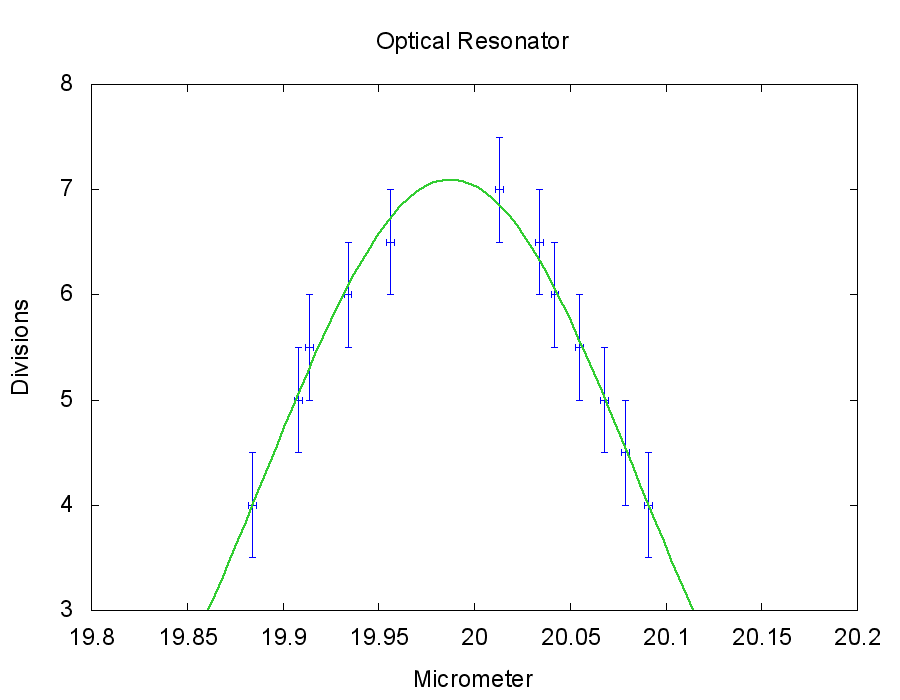

The script that drew this image:
# optcial resonator

reset

set terminal png nocrop enhanced size 900,700 font 'arial,18'
set out 'optical_res.png'

set title 'Optical Resonator'
set ylabel "Divisions"
set xlabel "Micrometer"

set xr[19.8:20.2]
set yr[3:8]

set key off
#set grid

# Gaussian with 2 in numerator for better data
h(x) = A4*exp(-2.0*((x-o4)/s4)**2)+c4
A4=7.5;# height
o4=20;# peak center
c4=3;# continuum
s4=0.2;# width
fit h(x) 'resonator.dat' u 1:2:3 via A4,o4,s4,c4

#plot 'resonator.dat' u 1:2:3 pt 1 lc rgb '#0000FF' ps 1 t 'Data' w yerrorbars
plot 'resonator.dat' u 1:2:4:3 pt 1 lc rgb '#0000FF' ps 1 t 'Data' w xyerrorbars, \
	h(x) lw 2 lt 3 lc rgb '#32CD32' t 'Gaussian'


#degrees of freedom    (FIT_NDF)                        : 8
#rms of residuals      (FIT_STDFIT) = sqrt(WSSR/ndf)    : 0.281215
#variance of residuals (reduced chisquare) = WSSR/ndf   : 0.0790816
#p-value of the Chisq distribution (FIT_P)              : 0.999676
#Final set of parameters            Asymptotic Standard Error
#=======================            ==========================
#A4              = 7.13446          +/- 2.812        (39.41%)
#o4              = 19.9878          +/- 0.001099     (0.005497%)
#s4              = 0.19389          +/- 0.0529       (27.28%)
#c4              = -0.0417449       +/- 2.9          (6947%)





# Gaussian for older data
#g(x) = A3*exp(-2*((x-o3)/s3)**2)+c3
#A3=7.5;# height
#o3=20;# peak center
#c3=3;# continuum
#s3=0.4;# width
#fit g(x) 'resonator.dat' u 5:6:3 via A3,o3,s3,c3
#plot'resonator.dat' u 4:5:3 pt 2 lc rgb '#32CD32' ps 0.5 t 'Old Data' w yerrorbars, \
#	g(x) lw 2 lt 3 lc rgb '#0000FF' t 'Old Gaussian'

#degrees of freedom    (FIT_NDF)                        : 7
#rms of residuals      (FIT_STDFIT) = sqrt(WSSR/ndf)    : 0.204979
#variance of residuals (reduced chisquare) = WSSR/ndf   : 0.0420165
#p-value of the Chisq distribution (FIT_P)              : 0.999906
#Final set of parameters            Asymptotic Standard Error
#=======================            ==========================
#A3              = 5.49948          +/- 0.9098       (16.54%)
#o3              = 19.996           +/- 0.001313     (0.006565%)
#s3              = 0.159419         +/- 0.02         (12.54%)
#c3              = 1.66396          +/- 0.9433       (56.69%)
